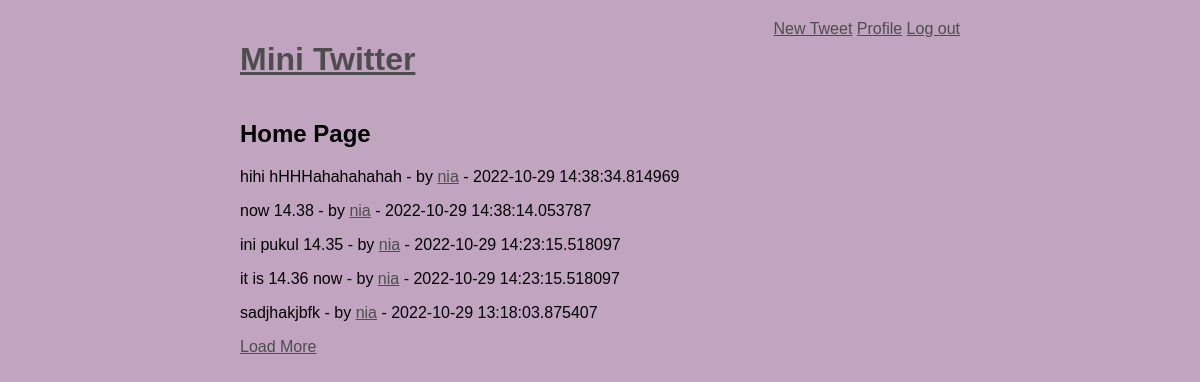
Page / (signed in) on the earlier database version.
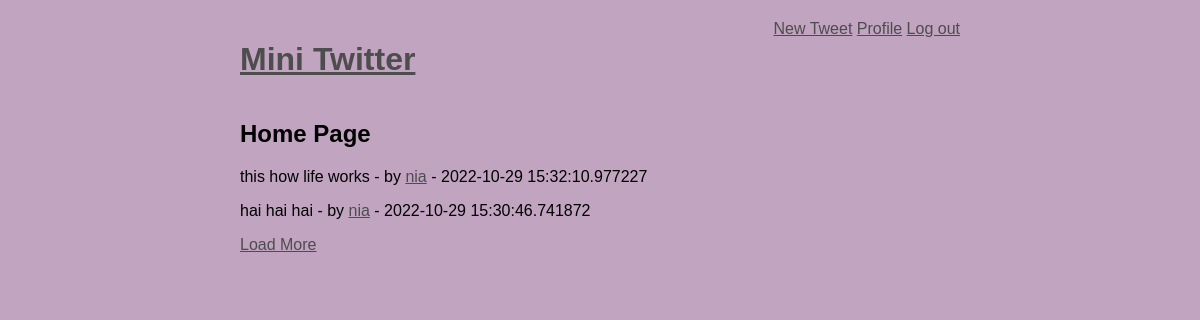
Same page on the later database version.
### models.py (models this page shows, shortened)
class BaseModel(Model):
    class Meta:
        database = database

class Message(BaseModel):
    user          = ForeignKeyField(User, backref = 'messages')
    content       = TextField()
    published_at  = DateTimeField(default=datetime.datetime.now())

class User(BaseModel):
    username = CharField(unique = True)
    password = CharField()
    email    = CharField(unique = True)
    join_at  = DateTimeField(default=datetime.datetime.now())
    def following(self):
        return(User.select()
                   .join(Relationship, on=Relationship.to_user)
                   .where(Relationship.from_user == self)
                   .order_by(User.username))

### routes.py (the view)
@app.route('/')
@login_required
def home():
    user = get_current_user()
    messages = (Message.select()
                        .where((Message.user << user.following()) |
                                (Message.user == user.id))
                        .order_by(Message.published_at.desc()).limit(5)
    )
    return render_template('index.html', messages=messages)

### routes.py (called while the page is built)
@app.before_request
def before_request():
    database.connect()

@app.after_request
def after_request(response):
    database.close()
    return response

def get_current_user():
    if session.get('logged_in'):
        return User.get(User.id == session['user_id'])

def login_required(f):
    @wraps(f)
    def decorated_function(*args, **kwargs):
        if not session.get('logged_in'):
            return redirect(url_for('login'))
        return f(*args, **kwargs)
    return decorated_function

@app.context_processor
def _inject_user():
    return{'active_user': get_current_user()}

### templates/index.html (shortened to what this page needs)
{% extends "layout.html" %}
{% block body %}
    <h2>Home Page</h2>
    <div id="tweets">
    {% for message in messages %}
        <p> {{ message.content }} - by
        <a href="{{url_for('user_profile', username=message.user.username)}}">
            {{ message.user.username}}</a> - {{ message.published_at }}</p>
    {% endfor %}
    </div>
    <a href="#" id="loadMoreBtn" data-id=2>Load More</a>
{% endblock %}

### templates/layout.html (shortened to what this page needs)
<!DOCTYPE html>
<html lang="en">
<head>
    <link rel="stylesheet" href="{{url_for('static', filename='style.css')}}">
</head>
<body>
    <header>
        <h1><a href="/"> Mini Twitter </a></h1>
        <div class="menu">
            {% if not session.logged_in %}
                <a href="{{url_for('register')}}">Register</a>
                <a href="{{url_for('login')}}">Log in</a>
            {% else%}
                <a href="{{url_for('new_tweet')}}">New Tweet</a>
                <a href="{{url_for('user_profile', username=session.username)}}">Profile</a>
                <a href="{{url_for('logout')}}">Log out</a>
            {% endif %}
        </div>
    </header>
        {% block body %} {% endblock %}
</body>
</html>

### static/style.css (style rules this page uses)
body { background-color: rgb(192, 164, 192); margin: 0 auto; margin-top: 20px; width: 60%; font-family: sans-serif; }
a { color: rgb(77, 77, 77); }
header, #flexy { display: flex; justify-content: space-between; }

Differences in the rows shown:
removed Message: content "hihi hHHHahahahahah", user.username "nia", published_at "2022-10-29 14:38:34.814969"
removed Message: content "now 14.38", user.username "nia", published_at "2022-10-29 14:38:14.053787"
removed Message: content "ini pukul 14.35", user.username "nia", published_at "2022-10-29 14:23:15.518097"
removed Message: content "it is 14.36 now", user.username "nia", published_at "2022-10-29 14:23:15.518097"
removed Message: content "sadjhakjbfk", user.username "nia", published_at "2022-10-29 13:18:03.875407"
now on this page (row edited): Message: content "this how life works", user.username "nia", published_at "2022-10-29 15:32:10.977227"
now on this page (row edited): Message: content "hai hai hai", user.username "nia", published_at "2022-10-29 15:30:46.741872"
